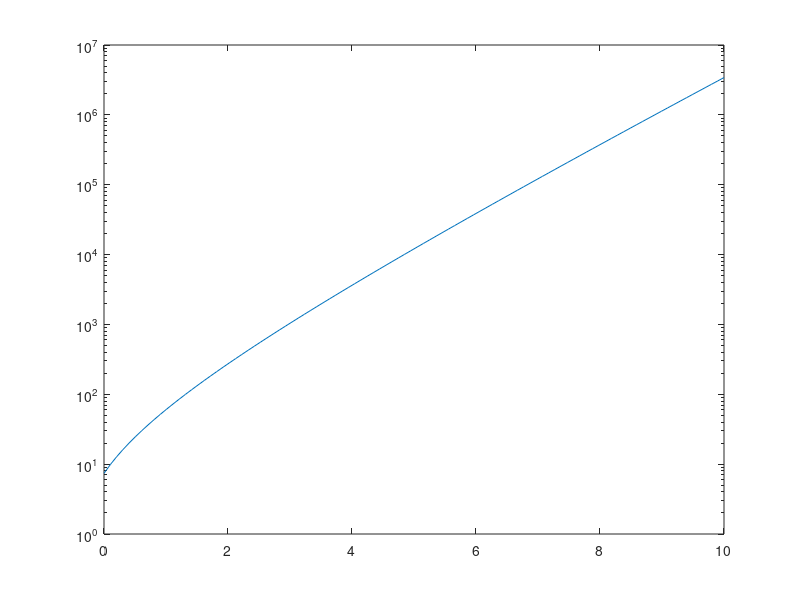

Reproduce this figure in MATLAB.
%{
    Plot the following signals, use log scale for y-axis
    x(t)=e^(2t+1) * (2t+1)  0<t<10
%}

x1 = linspace(0,10);
y1 = (exp(x1 + 2)) .* (2*x1 + 1);
plt1 = semilogy(x1,y1);